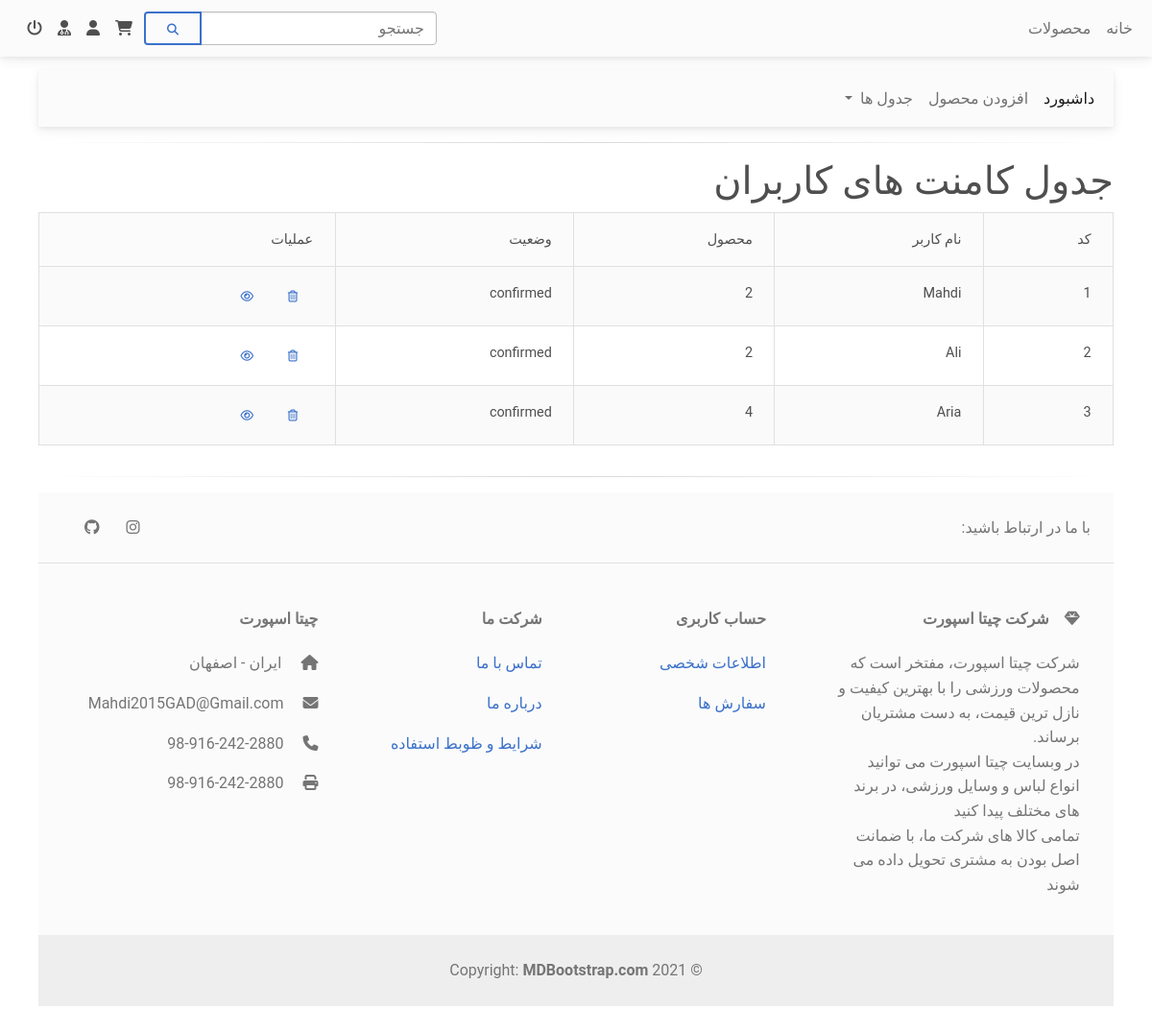
The page /Comment_DataTable.php (signed in) on the database as committed earlier.
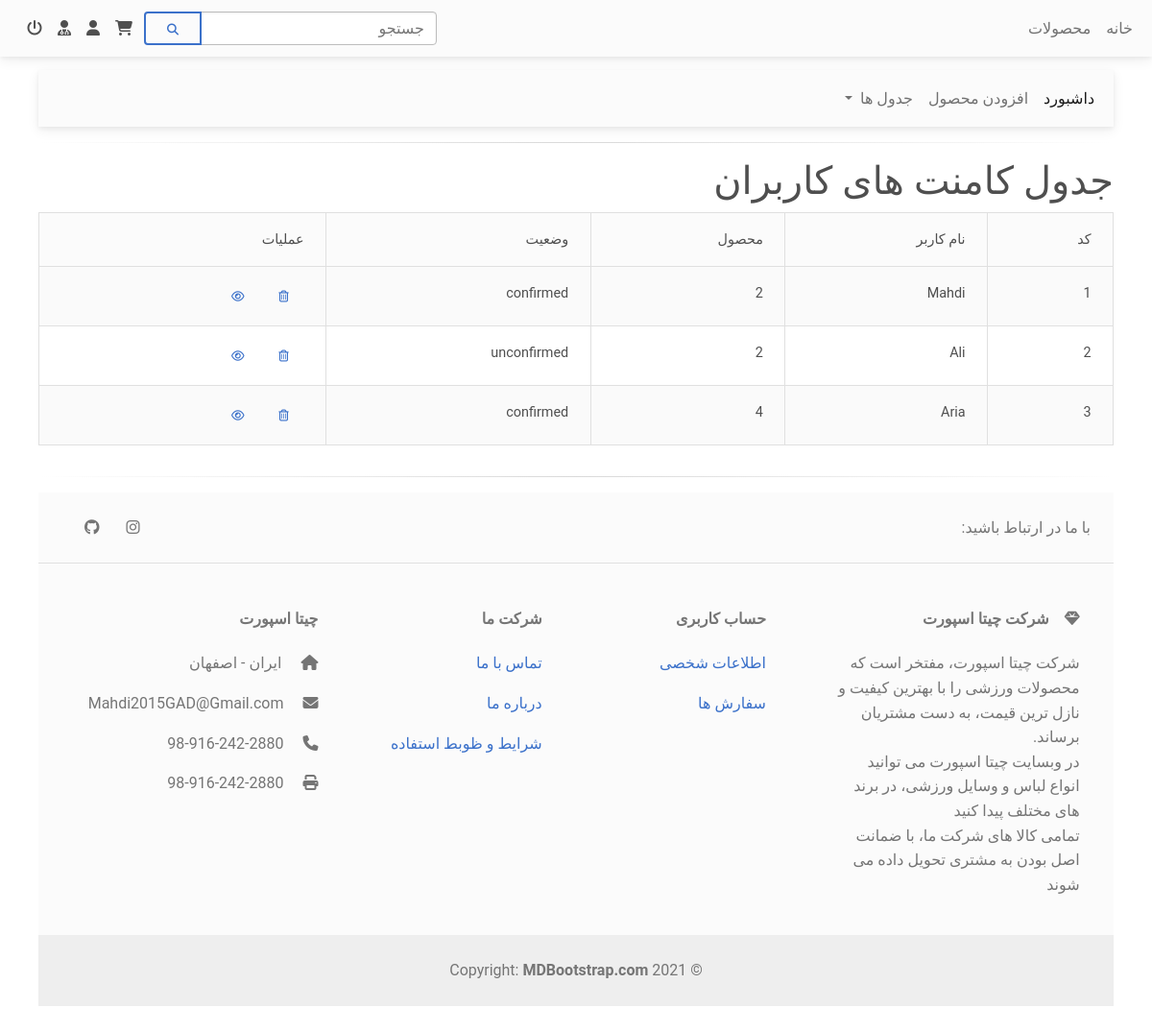
The same page on the database as committed later.
### tables this page shows
CREATE TABLE IF NOT EXISTS `comment` (
  `id` int(11) NOT NULL AUTO_INCREMENT,
  `username` varchar(255) NOT NULL,
  `productid` int(11) NOT NULL,
  `commenttext` text NOT NULL,
  `confirmation` varchar(255) NOT NULL,
  PRIMARY KEY (`id`)
);

### Settings.php (called while the page is built)
<?php
    $dbhost = 'localhost';
    $dbuser = 'root';
    $dbpass = '';
    $dbname = 'cheetah_sport';
?>

### DataBase.php (called while the page is built, shortened)
<?php
class db {
    protected $connection;
	protected $query;
	public function __construct($dbhost = '', $dbuser = '', $dbpass = '', $dbname = '', $charset = 'utf8') {
		$this->connection = new mysqli($dbhost, $dbuser, $dbpass, $dbname);
		$this->connection->set_charset($charset);
	}
    public function query($query) {
		if ($this->query = $this->connection->prepare($query)) {
            if (func_num_args() > 1) {
                $x = func_get_args();
                $args = array_slice($x, 1);
				$types = '';
                $args_ref = array();
                foreach ($args as $k => &$arg) {
					if (is_array($args[$k])) {
						foreach ($args[$k] as $j => &$a) {
							$types .= $this->_gettype($args[$k][$j]);
							$args_ref[] = &$a;
						}
					} else {
	                	$types .= $this->_gettype($args[$k]);
	                    $args_ref[] = &$arg;
					}
                }
				array_unshift($args_ref, $types);
                call_user_func_array(array($this->query, 'bind_param'), $args_ref);
            }
            $this->query->execute();
        } else {
            $this->error('Unable to prepare MySQL statement (check your syntax) - ' . $this->connection->error);
        }
		return $this;
    }
	public function fetchAll($callback = null) {
	    $params = array();
        $row = array();
	    $meta = $this->query->result_metadata();
	    while ($field = $meta->fetch_field()) {
	        $params[] = &$row[$field->name];
	    }
	    call_user_func_array(array($this->query, 'bind_result'), $params);
        $result = array();
        while ($this->query->fetch()) {
            $r = array();
            foreach ($row as $key => $val) {
                $r[$key] = $val;
            }
            if ($callback != null && is_callable($callback)) {
                $value = call_user_func($callback, $r);
                if ($value == 'break') break;
            } else {
                $result[] = $r;
            }
        }
		return $result;
	}
	public function fetchArray() {
	    $params = array();
        $row = array();
	    $meta = $this->query->result_metadata();
	    while ($field = $meta->fetch_field()) {
	        $params[] = &$row[$field->name];
	    }
	    call_user_func_array(array($this->query, 'bind_result'), $params);
        $result = array();
		while ($this->query->fetch()) {
			foreach ($row as $key => $val) {
				$result[$key] = $val;
			}
		}
        $this->query_closed = TRUE;
		return $result;
	}
	private function _gettype($var) {
	    if (is_int($var)) return 'i';
	    return 'b';
	}
}
?>

### Comment_DataTable_View.php (the view, shortened to what the changed rows need)
<!doctype html>
<html lang = "fa">
    <head>
        <link rel = "stylesheet" href = "Styles\css\mdb.rtl.min.css" type = "text/css">
    </head>
    <body>
        <main>
            <div>
                <h1>جدول کامنت های کاربران</h1>
                <div class="table-responsive">
                    <table class="table table-bordered table-striped table-hover">
                    <thead class="bg-light">
                        <tr>
                            <th>
                                کد
                            </th>
                            <th>
                                نام کاربر
                            </th>
                            <th>
                                محصول
                            </th>
                            <th>
                                وضعیت
                            </th>
                            <th>
                                عملیات
                            </th>
                        </tr>
                        </thead>
                        <tbody>
                            <?php
                                foreach($commentdatatable as $comment)
                                    {
                                        echo "
                                            <tr>
                                                <td>
                                                    {$comment['id']}
                                                </td>
                                                <td>
                                                    {$comment['username']}
                                                </td>
                                                <td>
                                                    {$comment['productid']}
                                                </td>
                                                <td>
                                                    {$comment['confirmation']}
                                                </td>
                                                <td>
                                                    <a href = 'RemoveComment.php?id={$comment['id']}' class='btn btn-link btn-sm px-3' data-ripple-color='dark' data-mdb-toggle='tooltip' title='حذف'>
                                                        <i class='far fa-trash-alt'></i>
                                                    </a>
                                                    <a href = 'EditComment.php?id={$comment['id']}' class='btn btn-link btn-sm px-3' data-ripple-color='dark' data-mdb-toggle='tooltip' title='مشاهده و ویرایش'>
                                                        <i class='far fa-eye'></i>
                                                    </a>
                                                </td>
                                            </tr>
                                        ";
                                    }
                            ?>
                        </tbody>
                    </table>
                </div>
            </div>
        </main>
    </body>
</html>

Rows that differ between the two databases and show on the page:
changed comment "Ali": confirmation "confirmed" → "unconfirmed"
